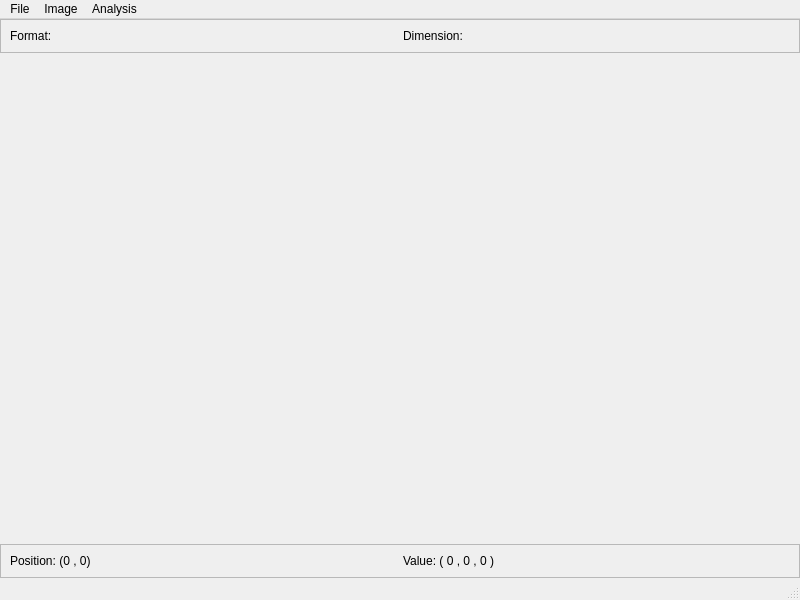
<?xml version="1.0" encoding="UTF-8"?>
<ui version="4.0">
 <class>MainWindow</class>
 <widget class="QMainWindow" name="MainWindow">
  <property name="geometry">
   <rect>
    <x>0</x>
    <y>0</y>
    <width>800</width>
    <height>600</height>
   </rect>
  </property>
  <property name="windowTitle">
   <string>MainWindow</string>
  </property>
  <property name="styleSheet">
   <string notr="true"/>
  </property>
  <widget class="QWidget" name="centralwidget">
   <property name="styleSheet">
    <string notr="true"/>
   </property>
   <layout class="QVBoxLayout" name="verticalLayout" stretch="0,100,0">
    <property name="spacing">
     <number>5</number>
    </property>
    <property name="leftMargin">
     <number>0</number>
    </property>
    <property name="topMargin">
     <number>0</number>
    </property>
    <property name="rightMargin">
     <number>0</number>
    </property>
    <property name="bottomMargin">
     <number>0</number>
    </property>
    <item>
     <widget class="QFrame" name="imageInfoFrameTop">
      <property name="frameShape">
       <enum>QFrame::StyledPanel</enum>
      </property>
      <property name="frameShadow">
       <enum>QFrame::Raised</enum>
      </property>
      <layout class="QHBoxLayout" name="horizontalLayout_2">
       <item>
        <widget class="QLabel" name="formatLabel">
         <property name="text">
          <string>Format:</string>
         </property>
        </widget>
       </item>
       <item>
        <widget class="QLabel" name="dimensionLabel">
         <property name="text">
          <string>Dimension:</string>
         </property>
        </widget>
       </item>
      </layout>
     </widget>
    </item>
    <item>
     <widget class="QLabel" name="imageLabel">
      <property name="sizePolicy">
       <sizepolicy hsizetype="Preferred" vsizetype="Preferred">
        <horstretch>0</horstretch>
        <verstretch>0</verstretch>
       </sizepolicy>
      </property>
      <property name="styleSheet">
       <string notr="true"/>
      </property>
      <property name="text">
       <string/>
      </property>
     </widget>
    </item>
    <item>
     <widget class="QFrame" name="imageInfoFrameBottom">
      <property name="frameShape">
       <enum>QFrame::StyledPanel</enum>
      </property>
      <property name="frameShadow">
       <enum>QFrame::Raised</enum>
      </property>
      <layout class="QHBoxLayout" name="horizontalLayout">
       <item>
        <widget class="QLabel" name="positionLabel">
         <property name="enabled">
          <bool>true</bool>
         </property>
         <property name="sizePolicy">
          <sizepolicy hsizetype="Minimum" vsizetype="Minimum">
           <horstretch>0</horstretch>
           <verstretch>0</verstretch>
          </sizepolicy>
         </property>
         <property name="layoutDirection">
          <enum>Qt::LeftToRight</enum>
         </property>
         <property name="styleSheet">
          <string notr="true"/>
         </property>
         <property name="text">
          <string>Position: (0 , 0) </string>
         </property>
        </widget>
       </item>
       <item>
        <widget class="QLabel" name="valueLabel">
         <property name="text">
          <string>Value: ( 0 , 0 , 0 )</string>
         </property>
         <property name="alignment">
          <set>Qt::AlignLeading|Qt::AlignLeft|Qt::AlignVCenter</set>
         </property>
        </widget>
       </item>
      </layout>
     </widget>
    </item>
   </layout>
  </widget>
  <widget class="QMenuBar" name="menubar">
   <property name="geometry">
    <rect>
     <x>0</x>
     <y>0</y>
     <width>800</width>
     <height>20</height>
    </rect>
   </property>
   <widget class="QMenu" name="menuFile">
    <property name="title">
     <string>File</string>
    </property>
    <addaction name="actionNew"/>
    <addaction name="actionOpen"/>
    <addaction name="actionSave_As"/>
    <addaction name="actionSave"/>
   </widget>
   <widget class="QMenu" name="menuImage">
    <property name="title">
     <string>Image</string>
    </property>
    <addaction name="actionClone"/>
   </widget>
   <widget class="QMenu" name="menuAnalysis">
    <property name="title">
     <string>Analysis</string>
    </property>
    <addaction name="actionHistogram"/>
   </widget>
   <addaction name="menuFile"/>
   <addaction name="menuImage"/>
   <addaction name="menuAnalysis"/>
  </widget>
  <widget class="QStatusBar" name="statusbar"/>
  <action name="actionOpen">
   <property name="text">
    <string>Open</string>
   </property>
  </action>
  <action name="actionSave_As">
   <property name="text">
    <string>Save As</string>
   </property>
  </action>
  <action name="actionSave">
   <property name="text">
    <string>Save</string>
   </property>
  </action>
  <action name="actionClone">
   <property name="text">
    <string>Clone</string>
   </property>
  </action>
  <action name="actionNew">
   <property name="text">
    <string>New</string>
   </property>
  </action>
  <action name="actionHistogram">
   <property name="text">
    <string>Histogram</string>
   </property>
  </action>
 </widget>
 <resources/>
 <connections/>
</ui>
